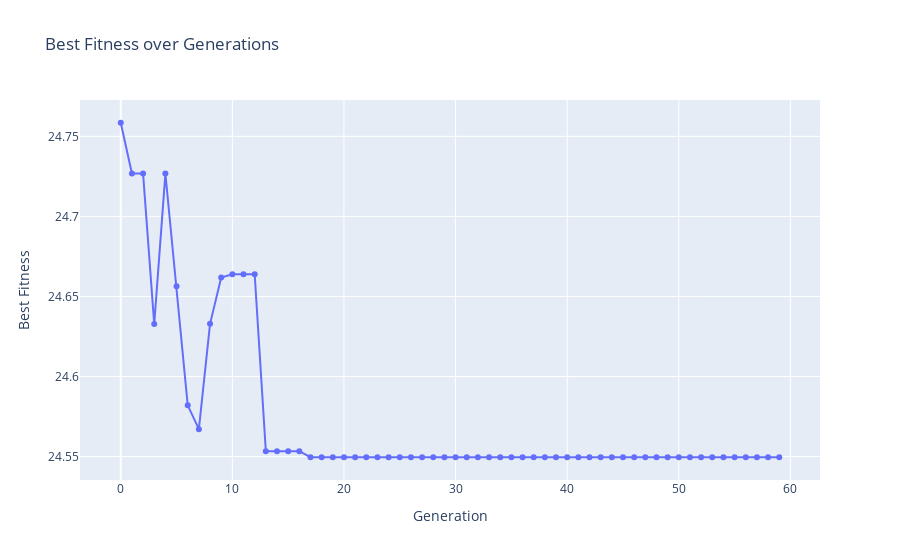

The notebook cell saved with this chart:
### Code cell
fig = go.Figure()
fig.add_trace(go.Scatter(x=list(range(ga.max_iter)), y=ga.generation_best_Y, mode='lines+markers', name='Best Fitness'))
fig.update_layout(
    title='Best Fitness over Generations',
    xaxis_title='Generation',
    yaxis_title='Best Fitness'    
)
fig.show()

### Figure 1 — Plotly figure (JSON) as saved in the notebook; plotly's stock layout.template omitted (floating-point values rounded to 4 significant figures)
{"data": [{"mode": "lines+markers", "name": "Best Fitness", "type": "scatter", "x": [0, 1, 2, 3, 4, 5, 6, 7, 8, 9, 10, 11, 12, 13, 14, 15, 16, 17, 18, 19, 20, 21, 22, 23, 24, 25, 26, 27, 28, 29, 30, 31, 32, 33, 34, 35, 36, 37, 38, 39, 40, 41, 42, 43, 44, 45, 46, 47, 48, 49, 50, 51, 52, 53, 54, 55, 56, 57, 58, 59], "y": [24.76, 24.73, 24.73, 24.63, 24.73, 24.66, 24.58, 24.57, 24.63, 24.66, 24.66, 24.66, 24.66, 24.55, 24.55, 24.55, 24.55, 24.55, 24.55, 24.55, 24.55, 24.55, 24.55, 24.55, 24.55, 24.55, 24.55, 24.55, 24.55, 24.55, 24.55, 24.55, 24.55, 24.55, 24.55, 24.55, 24.55, 24.55, 24.55, 24.55, 24.55, 24.55, 24.55, 24.55, 24.55, 24.55, 24.55, 24.55, 24.55, 24.55, 24.55, 24.55, 24.55, 24.55, 24.55, 24.55, 24.55, 24.55, 24.55, 24.55]}], "layout": {"title": {"text": "Best Fitness over Generations"}, "xaxis": {"title": {"text": "Generation"}}, "yaxis": {"title": {"text": "Best Fitness"}}}}
